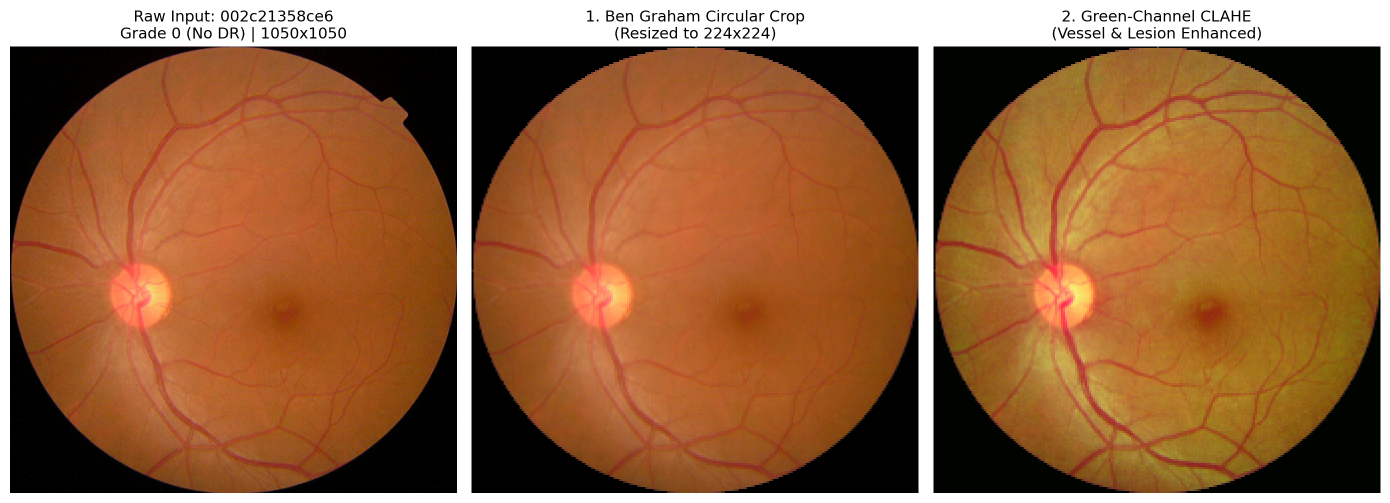
#> input picture reports/preprocessing_samples/sample_00_grade_0_002c21358ce6.png, 2779 x 1006 px (shown at 1/2 size)
$ python -i ben_graham_crop.py   (imports and definitions only)
#> lines starting #> are read from the running program, lines starting #| are printed output that depends on the picture; after the words box and inside, x2 and y2 are one past the last pixel; in counts of white or black regions, pixels touching at a corner belong together
"""Ben Graham's Circular Fundus Cropping.

Detects the circular field-of-view (FOV) of retinal fundus images,
removes non-informative black margins, and standardizes to 224x224.
"""

from typing import Tuple, Union
import cv2
import numpy as np


def crop_black_border(image: np.ndarray, tolerance: int = 7) -> np.ndarray:
    """Removes dark non-informative borders around retinal fundus images.

    Args:
        image: Input image as NumPy array (H, W, C) or (H, W).
        tolerance: Pixel intensity threshold below which pixels are treated as background.

    Returns:
        Cropped image containing the retinal field of view.
    """
#> called with tolerance = 7
    if image.ndim == 2:
        mask = image > tolerance
        if not np.any(mask):
            return image
        return image[np.ix_(mask.any(axis=1), mask.any(axis=0))]

    # Convert to grayscale for robust mask generation
    gray = cv2.cvtColor(image, cv2.COLOR_RGB2GRAY if image.shape[2] == 3 else cv2.COLOR_BGR2GRAY)
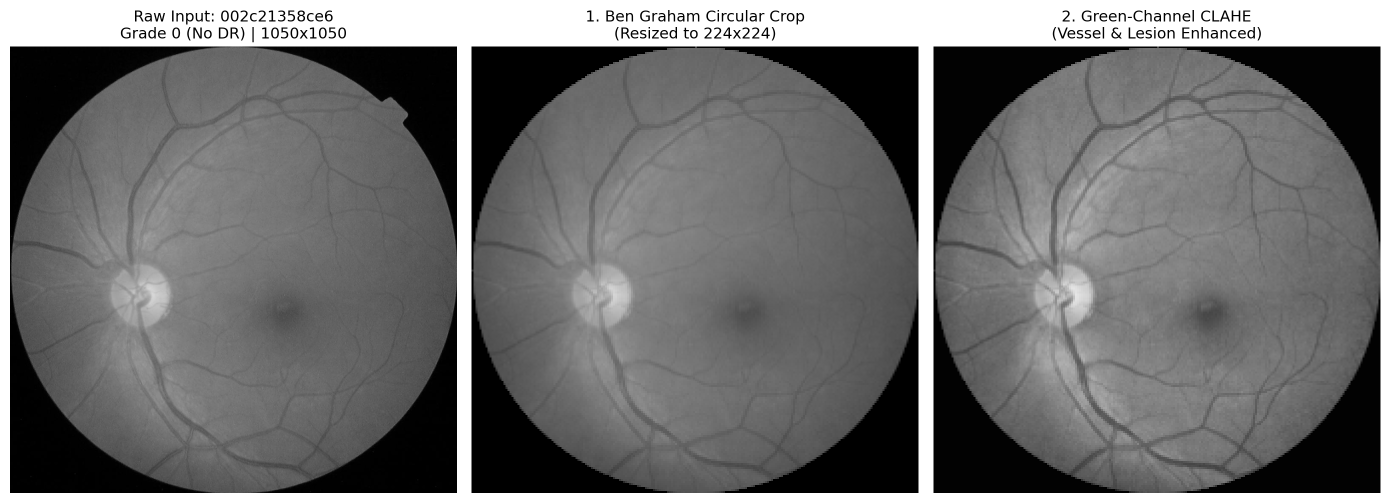
#> gray: shape (1006, 2779) (shown at 1/2 size); min 0, max 255, mean 110.6
    mask = gray > tolerance
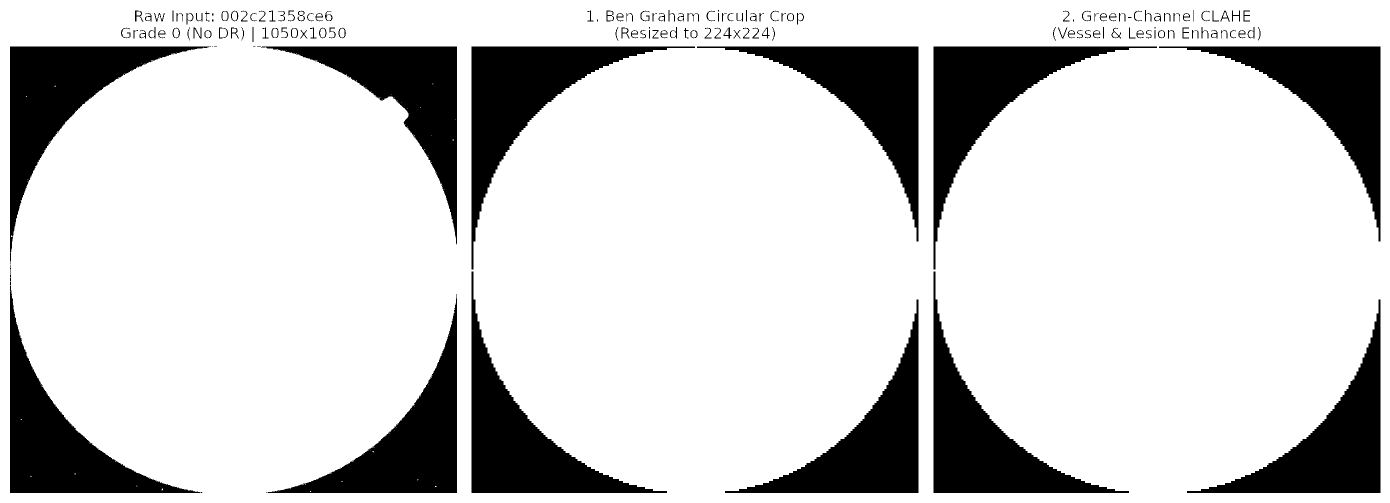
#> mask: shape (1006, 2779) bool (shown at 1/2 size); 81.5% white; 155 black regions (15 under 20 px), largest, box (x1, y1, x2, y2) and area: (943, 93, 1390, 539) 44401, (1867, 93, 2314, 539) 44401, (943, 543, 1334, 986) 43064

    # If mask is empty, fallback to original
    if not np.any(mask):
        return image

    row_indices = mask.any(axis=1)
    col_indices = mask.any(axis=0)

    cropped = image[np.ix_(row_indices, col_indices)]
    if cropped.size == 0:
        return image

    return cropped


def circle_crop_fov(image: np.ndarray, output_size: int = 224, tolerance: int = 7) -> np.ndarray:
    """Detects the circular retinal FOV, crops black margins, and resizes to output_size x output_size.

    Args:
        image: Input uint8 image (H, W, 3).
        output_size: Target square dimension (default: 224).
        tolerance: Tolerance threshold for background detection.

    Returns:
        Square cropped and resized image of shape (output_size, output_size, 3).
    """
    cropped = crop_black_border(image, tolerance=tolerance)
    resized = cv2.resize(cropped, (output_size, output_size), interpolation=cv2.INTER_AREA)
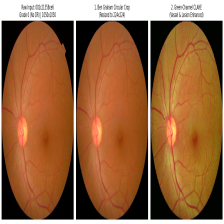
#> resized: shape (224, 224, 3); mean R, G, B 149, 100.3, 63

    # Apply circular mask to ensure clean borders without corner boundary artifacts
    height, width = resized.shape[:2]
#> height = 224; width = 224
    mask = np.zeros((height, width), dtype=np.uint8)
    center = (int(width / 2), int(height / 2))
#> center = (112, 112)
    radius = int(min(width, height) / 2)
#> radius = 112
    cv2.circle(mask, center, radius, (255,), -1)
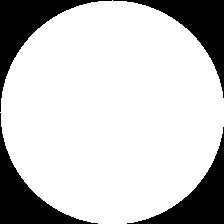
#> mask: shape (224, 224); 78.5% white; 4 black regions, box (x1, y1, x2, y2) and area: (0, 0, 112, 112) 2811, (113, 0, 224, 98) 2699, (0, 113, 98, 224) 2699, (127, 127, 224, 224) 2588

    result = cv2.bitwise_and(resized, resized, mask=mask)
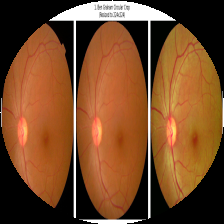
#> result: shape (224, 224, 3); mean R, G, B 119, 74, 40.2
    return result


def ben_graham_local_norm(image: np.ndarray, sigma: int = 10) -> np.ndarray:
    """Ben Graham's local contrast enhancement via Gaussian blur subtraction.

    Subtracts local mean illumination: 4 * image - 4 * GaussianBlur(image) + 128.
    Emphasizes microvascular lesions and normalizes illumination gradients.

    Args:
        image: Input uint8 image.
        sigma: Standard deviation for Gaussian blur.

    Returns:
        Locally normalized image with enhanced vessel and lesion contrast.
    """
    blur = cv2.GaussianBlur(image, (0, 0), sigma)
    return cv2.addWeighted(image, 4, blur, -4, 128)

>>> import cv2
>>> picture = cv2.cvtColor(cv2.imread('../../reports/preprocessing_samples/sample_00_grade_0_002c21358ce6.png'), cv2.COLOR_BGR2RGB)
>>> result = circle_crop_fov(picture)

$ run again, on reports/preprocessing_samples/sample_02_grade_1_0024cdab0c1e.png
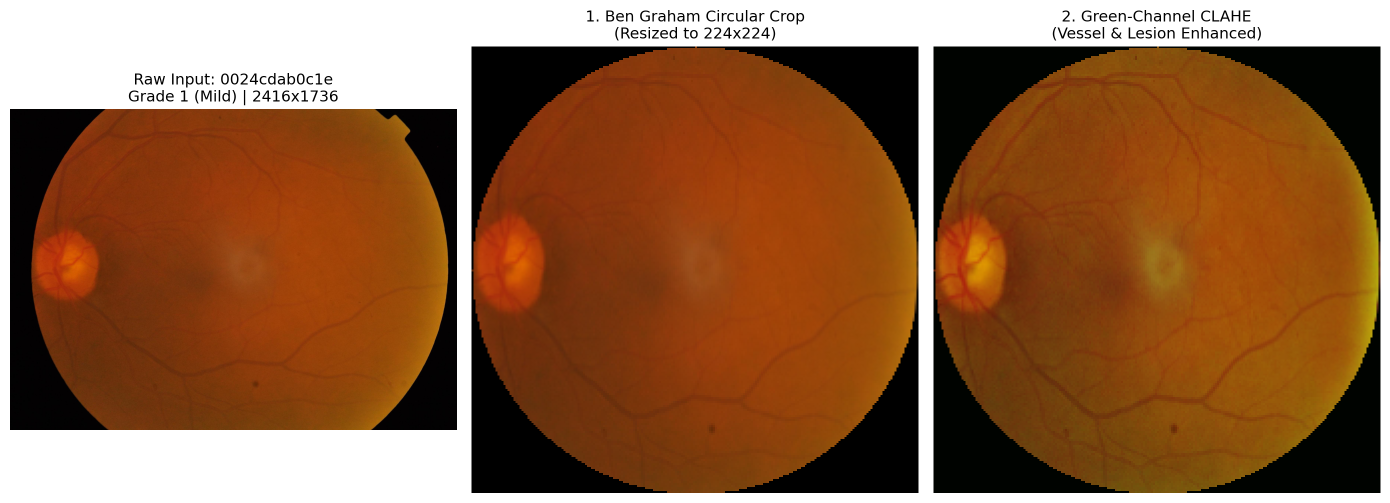
#> input picture reports/preprocessing_samples/sample_02_grade_1_0024cdab0c1e.png, 2779 x 1006 px (shown at 1/2 size)
#> in crop_black_border, `mask = gray > tolerance`:
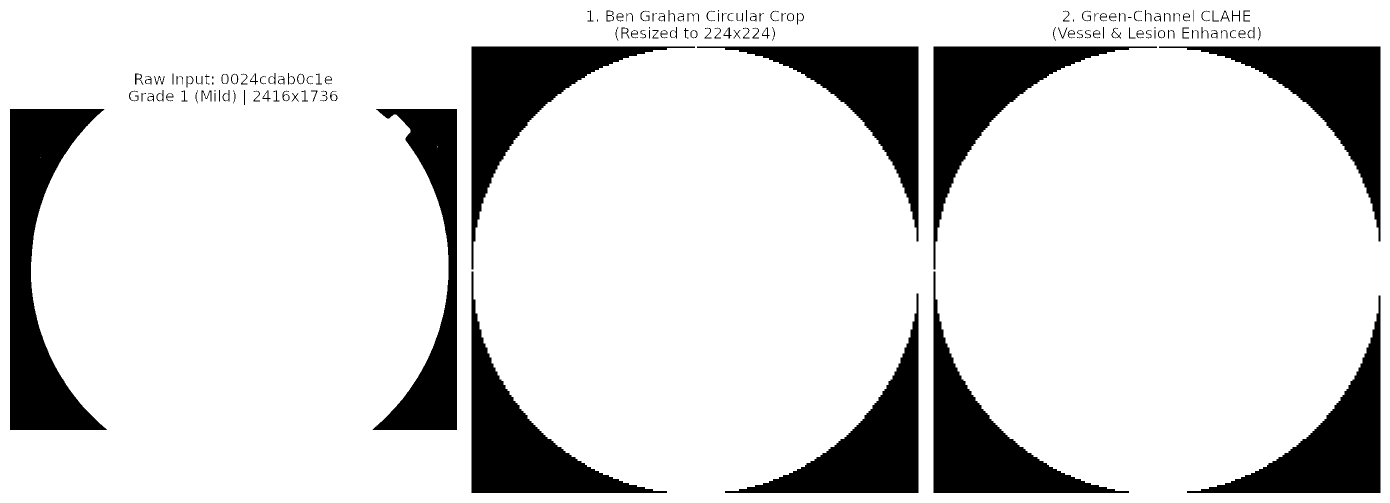
#> mask: shape (1006, 2779) bool (shown at 1/2 size); 84% white; 149 black regions (10 under 20 px), largest, box (x1, y1, x2, y2) and area: (20, 218, 214, 860) 56402, (943, 93, 1390, 539) 44401, (1867, 93, 2314, 539) 44401
#> in circle_crop_fov, `result = cv2.bitwise_and(resized, resized, mask=mask)`:
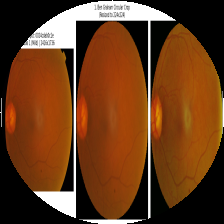
#> result: shape (224, 224, 3); mean R, G, B 105.9, 61.4, 29.7

$ run again, on reports/preprocessing_samples/sample_03_grade_1_00cb6555d108.png
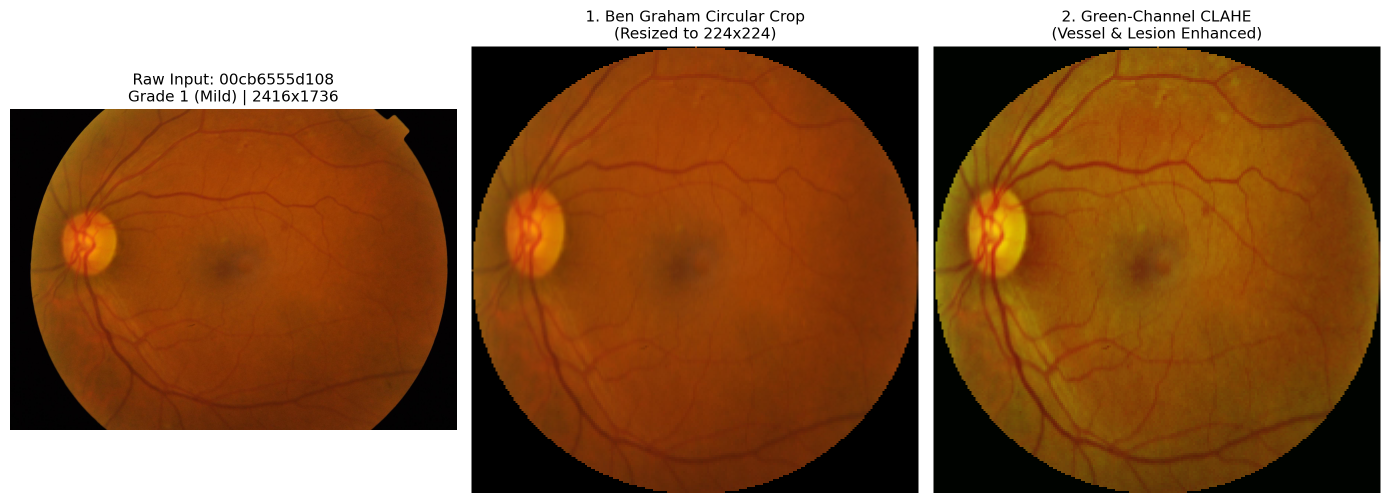
#> input picture reports/preprocessing_samples/sample_03_grade_1_00cb6555d108.png, 2779 x 1006 px (shown at 1/2 size)
#> in crop_black_border, `mask = gray > tolerance`:
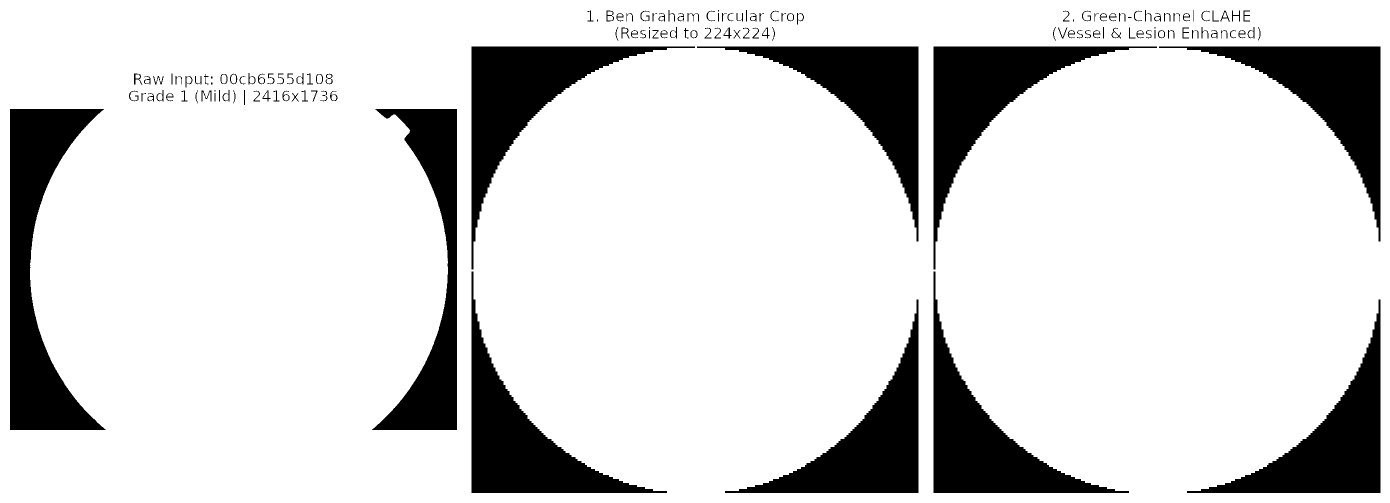
#> mask: shape (1006, 2779) bool (shown at 1/2 size); 84% white; 149 black regions (10 under 20 px), largest, box (x1, y1, x2, y2) and area: (20, 218, 212, 860) 55241, (943, 93, 1390, 539) 44401, (1867, 93, 2314, 539) 44401
#> in circle_crop_fov, `result = cv2.bitwise_and(resized, resized, mask=mask)`:
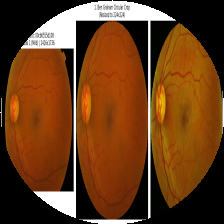
#> result: shape (224, 224, 3); mean R, G, B 106.2, 62.2, 27.3
